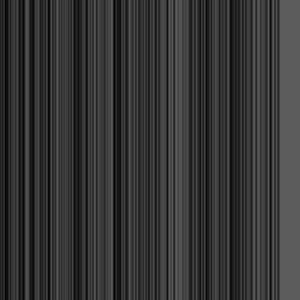
Frame 1 (no input)
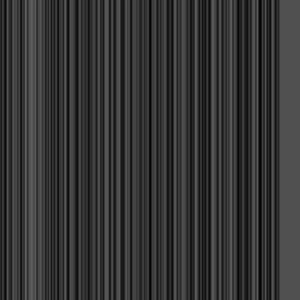
Frame 60 (the mouse pressed at the canvas centre just before this capture)
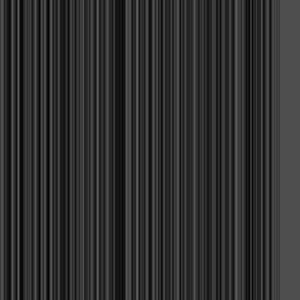
Frame 120 (the mouse held since frame 60 and released just before this capture)

The Processing sketch that drew these frames (run headless with seeded random() and noise(); from frame 60 on, the mouse is pressed at the canvas centre):

// Processing sketch: sketch_15_1
// ── sketch_15_1.pde
void setup() {
  size(300, 300);
  background(0);
  strokeWeight(40);
  frameRate(3);
}

void draw() {
  for (int i = 0; i < width; i++) {
    float j = random(100);
    stroke(j);
    line(i, 0, i, height);

}
  }
